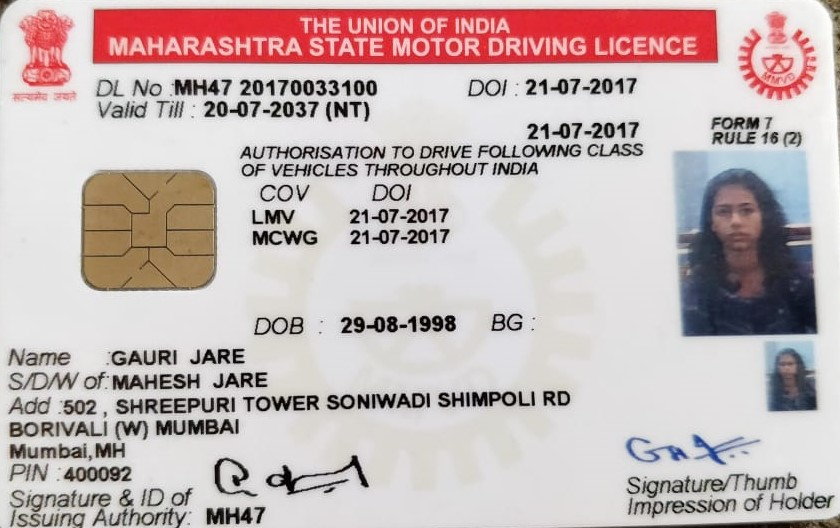
#> input picture app/mod_ocr/dri2.JPG, 840 x 528 px, found by its file name
$ python -i dri_ocr.py   (imports and definitions only)   (older library calls are emulated)
#> lines starting #> are read from the running program, lines starting #| are printed output that depends on the picture; after the words box and inside, x2 and y2 are one past the last pixel; in counts of white or black regions, pixels touching at a corner belong together
import numpy as np
import pytesseract
import argparse
import cv2
import re
from matplotlib import pyplot as plt
from skimage.filters.rank import median
from skimage.morphology import disk

def scan_driver(file):
#> called with file = 'dri2.JPG'
    img =cv2.imread('dri2.jpg')
#> img is the input picture: shape (528, 840, 3); mean B, G, R 182.8, 183.1, 197.8
    img = cv2.resize(img, None, fx=1.5, fy=1.5, interpolation=cv2.INTER_CUBIC)
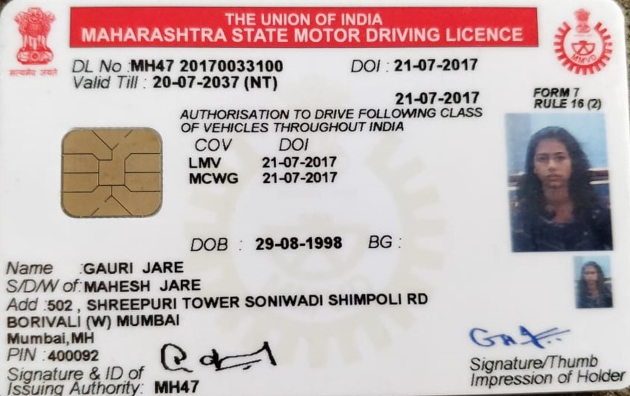
#> img: shape (792, 1260, 3) (shown at 1/2 size); mean B, G, R 182.8, 183.1, 197.8
    # [17 lines of commented-out code are left out]
    img = cv2.cvtColor(img, cv2.COLOR_BGR2GRAY)
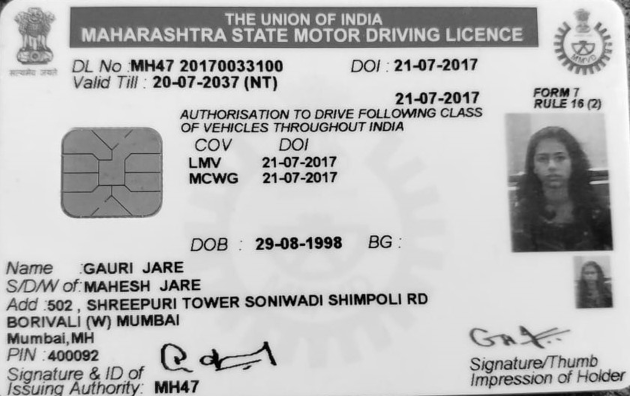
#> img: shape (792, 1260) (shown at 1/2 size); min 0, max 255, mean 187.5
    kernel = np.ones((1, 1), np.uint8)
    img = cv2.dilate(img, kernel, iterations=1)
    img = cv2.erode(img, kernel, iterations=1)

    # Apply blur to smooth out the edges
    img = cv2.GaussianBlur(img, (5, 5), 5)
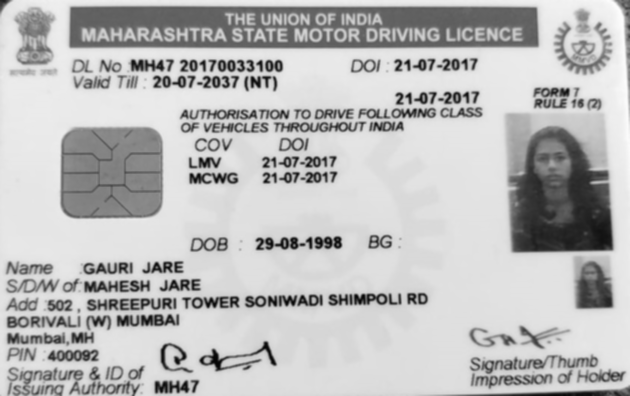
#> img: shape (792, 1260) (shown at 1/2 size); min 3, max 253, mean 187.5
    # Apply threshold to get image with only b&w (binarization)

    img = cv2.adaptiveThreshold(img, 255, cv2.ADAPTIVE_THRESH_GAUSSIAN_C, cv2.THRESH_BINARY, 13, 7)
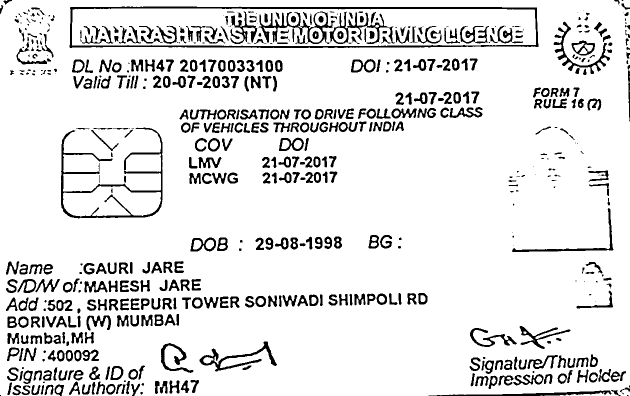
#> img: shape (792, 1260) (shown at 1/2 size); 89% white; 632 black regions (133 under 20 px), largest, box (x1, y1, x2, y2) and area: (139, 13, 1077, 96) 7412, (122, 255, 325, 437) 4533, (517, 23, 670, 88) 2357
    img = cv2.threshold(img, 0, 255, cv2.THRESH_BINARY + cv2.THRESH_OTSU)[1]
    kernel = np.ones((1, 1), np.uint8)
    img = cv2.dilate(img, kernel, iterations=1)
    img = cv2.erode(img, kernel, iterations=1)
    img = cv2.fastNlMeansDenoising(img,None,30.0,7,21)


    noisy_image = img
    noise = np.random.random(noisy_image.shape)
    noisy_image[noise > 10] = 255
    noisy_image[noise < -1] = 0

    fig, axes = plt.subplots(2, 2, figsize=(10, 10), sharex=True, sharey=True)
    ax = axes.ravel()

    ax[0].imshow(median(noisy_image, disk(1)), vmin=0, vmax=255, cmap=plt.cm.gray)
    ax[0].set_title('Median $r=1$')

    for a in ax:
        a.axis('off')

    # [9 lines of commented-out code are left out]
    text = []
#> (the run stopped early here; a loop or call above may not have finished)

$ run again, on app/mod_ocr/pass1.jpg
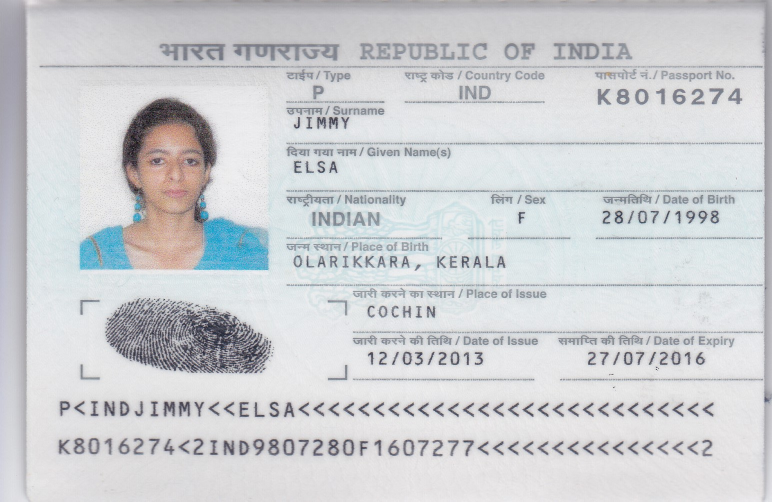
#> input picture app/mod_ocr/pass1.jpg, 1544 x 1003 px, given in place of dri2.jpg, which was not available (shown at 1/2 size)
#> in scan_driver, img is the input picture: shape (1003, 1544, 3); mean B, G, R 210.8, 207.8, 205.7
#> in scan_driver, `img = cv2.cvtColor(img, cv2.COLOR_BGR2GRAY)`:
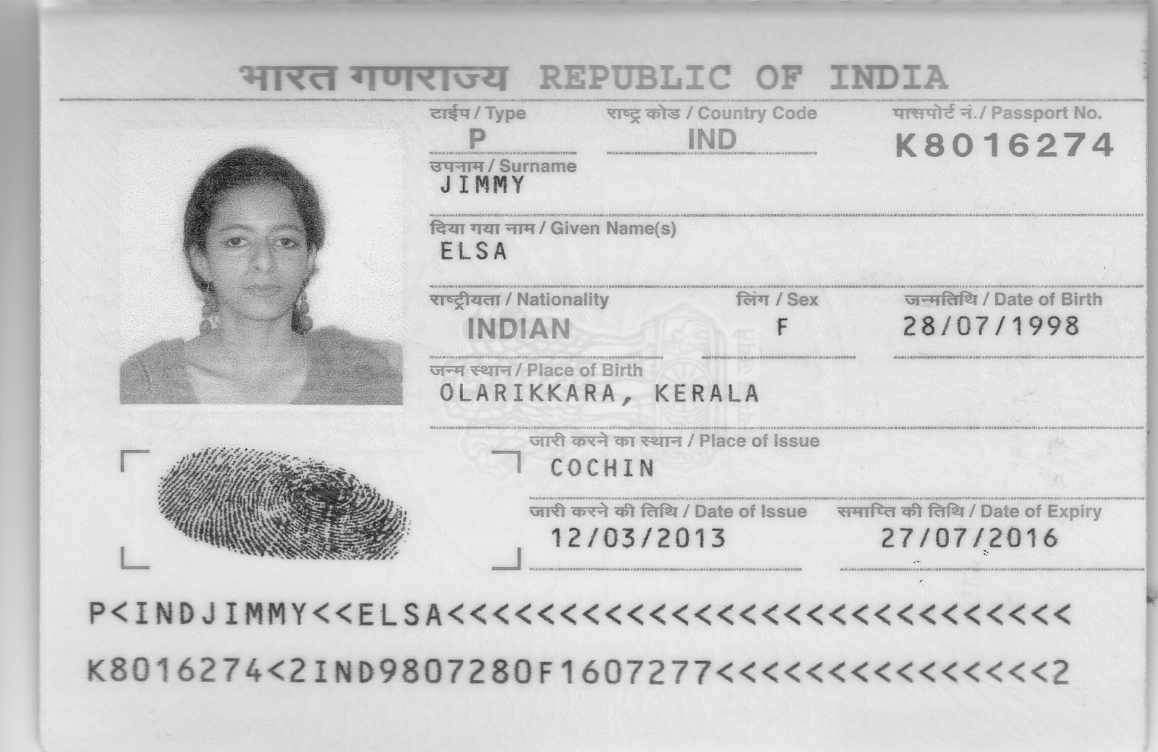
#> img: shape (1504, 2316) (shown at 1/2 size); min 0, max 255, mean 207.5
#> in scan_driver, `img = cv2.adaptiveThreshold(img, 255, cv2.ADAPTIVE_THRESH_GAUSSIAN_C, ..`:
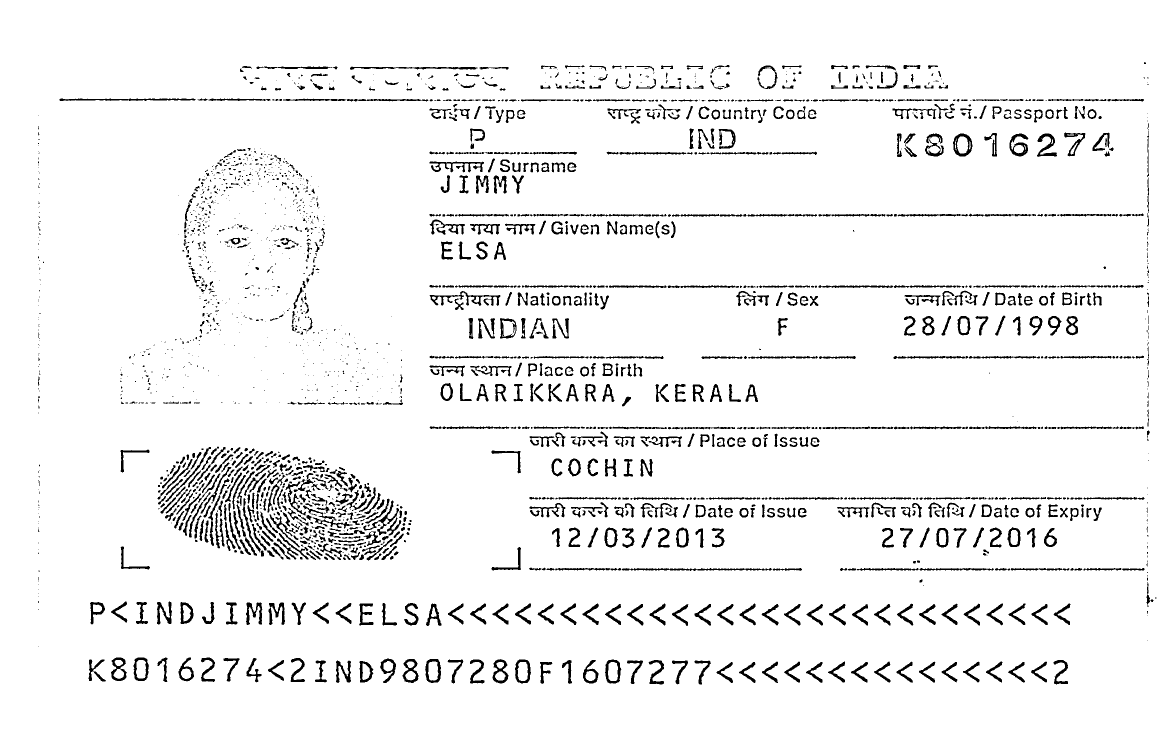
#> img: shape (1504, 2316) (shown at 1/2 size); 94.6% white; 2343 black regions (1257 under 20 px), largest, box (x1, y1, x2, y2) and area: (859, 582, 1001, 612) 1126, (1244, 1136, 1544, 1142) 975, (859, 323, 968, 345) 896
